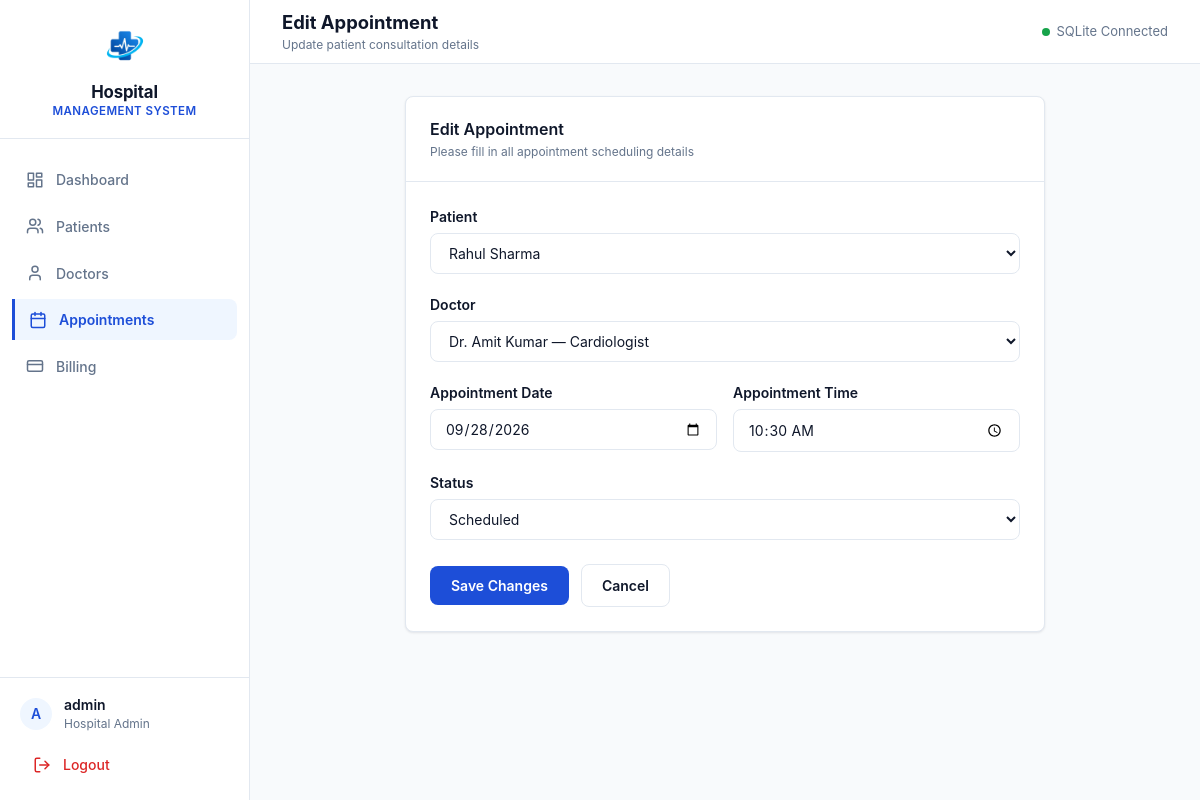
The page /appointments/3/edit (signed in) on the database its author committed.
### tables this page shows
CREATE TABLE appointments (
            appointment_id INTEGER PRIMARY KEY AUTOINCREMENT,
            patient_id INTEGER NOT NULL,
            doctor_id INTEGER NOT NULL,
            appointment_date TEXT NOT NULL,
            appointment_time TEXT NOT NULL,
            status TEXT NOT NULL,
            FOREIGN KEY (patient_id) REFERENCES patients (patient_id),
            FOREIGN KEY (doctor_id) REFERENCES doctors (doctor_id)
        );

CREATE TABLE patients (
            patient_id INTEGER PRIMARY KEY AUTOINCREMENT,
            name TEXT NOT NULL,
            age INTEGER NOT NULL,
            gender TEXT NOT NULL,
            phone TEXT NOT NULL,
            address TEXT NOT NULL
        );

CREATE TABLE doctors (
            doctor_id INTEGER PRIMARY KEY AUTOINCREMENT,
            name TEXT NOT NULL,
            specialization TEXT NOT NULL,
            phone TEXT NOT NULL
        );

### app.py (the view, shortened to what this page needs)
@app.route("/appointments/<int:appointment_id>/edit", methods=["GET", "POST"])
@login_required
def edit_appointment(appointment_id):
    database = get_database_connection()
    appointment_record = database.execute(
        """
        SELECT appointment_id, patient_id, doctor_id, appointment_date, appointment_time, status
        FROM appointments
        WHERE appointment_id = ?
        """,
        (appointment_id,),
    ).fetchone()
    if appointment_record is None:
        flash("Appointment record not found.", "error")
        return redirect(url_for("appointments"))
    patients_list, doctors_list = get_appointment_form_choices(database)
    return render_template(
        "appointment_form.html",
        form_title="Edit Appointment",
        form_subtitle="Update patient consultation details",
        form_action=url_for("edit_appointment", appointment_id=appointment_id),
        submit_button_text="Save Changes",
        form_data=dict(appointment_record),
        patients=patients_list,
        doctors=doctors_list,
    )

### app.py (called while the page is built)
def get_database_connection():
    if "database" not in g:
        g.database = sqlite3.connect(DATABASE_PATH)
        g.database.row_factory = sqlite3.Row
        g.database.execute("PRAGMA foreign_keys = ON")
    return g.database

@app.teardown_appcontext
def close_database_connection(exception=None):
    database = g.pop("database", None)
    if database is not None:
        database.close()

def login_required(view_function):
    @wraps(view_function)
    def decorated_function(*args, **kwargs):
        if "user" not in session:
            return redirect(url_for("login"))
        return view_function(*args, **kwargs)
    return decorated_function

def get_appointment_form_choices(database):
    patients_list = database.execute("""
        SELECT patient_id, name
        FROM patients
        ORDER BY name
        """).fetchall()
    doctors_list = database.execute("""
        SELECT doctor_id, name, specialization
        FROM doctors
        ORDER BY name
        """).fetchall()
    return patients_list, doctors_list

### templates/appointment_form.html (shortened to what this page needs)
{% extends "base.html" %}
{% block header_title %}{{ form_title }}{% endblock %}
{% block header_subtitle %}{{ form_subtitle }}{% endblock %}
{% block content %}
<div class="form-card-container">
  <div class="content-card">
    <div class="content-card-header">
      <div class="card-title-group">
        <h2 class="card-title">{{ form_title }}</h2>
        <p class="card-description">Please fill in all appointment scheduling details</p>
      </div>
    </div>
    <div class="content-card-body">
      <form action="{{ form_action }}" method="POST">
        <div class="form-group">
          <label for="patient_id" class="form-label">Patient</label>
          <select id="patient_id" name="patient_id" class="form-control" required>
            {% for patient in patients %}
              <option value="{{ patient.patient_id }}" {% if form_data and form_data.patient_id|string == patient.patient_id|string %}selected{% endif %}>
                {{ patient.name }}
              </option>
            {% endfor %}
          </select>
        </div>
        <div class="form-group">
          <label for="doctor_id" class="form-label">Doctor</label>
          <select id="doctor_id" name="doctor_id" class="form-control" required>
            {% for doctor in doctors %}
              <option value="{{ doctor.doctor_id }}" {% if form_data and form_data.doctor_id|string == doctor.doctor_id|string %}selected{% endif %}>
                {{ doctor.name }} — {{ doctor.specialization }}
              </option>
            {% endfor %}
          </select>
        </div>
        <div class="form-grid-2">
          <div class="form-group">
            <label for="appointment_date" class="form-label">Appointment Date</label>
            <input
              type="date"
              id="appointment_date"
              name="appointment_date"
              class="form-control"
              value="{{ form_data.appointment_date if form_data else '' }}"
              required
            >
          </div>
          <div class="form-group">
            <label for="appointment_time" class="form-label">Appointment Time</label>
            <input
              type="time"
              id="appointment_time"
              name="appointment_time"
              class="form-control"
              value="{{ form_data.appointment_time if form_data else '' }}"
              required
            >
          </div>
        </div>
        <div class="form-group">
          <label for="status" class="form-label">Status</label>
          <select id="status" name="status" class="form-control" required>
            <option value="Scheduled" {% if not form_data or form_data.status == 'Scheduled' %}selected{% endif %}>Scheduled</option>
          </select>
        </div>
        <div class="form-actions">
          <button type="submit" class="btn btn-primary">{{ submit_button_text }}</button>
          <a href="{{ url_for('appointments') }}" class="btn btn-outline">Cancel</a>
        </div>
      </form>
    </div>
  </div>
</div>
{% endblock %}

### static/css/style.css (style rules this page uses)
:root { --primary: #1d4ed8; --primary-hover: #1e40af; --primary-light: #eff6ff; --primary-border: #bfdbfe; --text-main: #0f172a; --text-muted: #64748b; --text-subtle: #94a3b8; --bg-body: #f8fafc; --bg-surface: #ffffff; --border-color: #e2e8f0; --color-success: #16a34a; --color-success-bg: #f0fdf4; --color-success-border: #bbf7d0; --color-warning: #d97706; --color-warning-bg: #fffbeb; --color-warning-border: #fde68a; --color-danger: #dc2626; --color-danger-bg: #fef2f2; --color-danger-border: #fecaca; --color-info: #0284c7; --color-info-bg: #f0f9ff; --color-info-border: #bae6fd; --radius-sm: 4px; --radius-md: 8px; --radius-lg: 12px; --shadow-sm: 0 1px 3px 0 rgba(15, 23, 42, 0.06), 0 1px 2px 0 rgba(15, 23, 42, 0.04); --shadow-md: 0 4px 6px -1px rgba(15, 23, 42, 0.08), 0 2px 4px -2px rgba(15, 23, 42, 0.05); --font-sans: -apple-system, BlinkMacSystemFont, "Segoe UI", Roboto, "Helvetica Neue", Arial, sans-serif; }
*, *::before, *::after { box-sizing: border-box; }
html, body { margin: 0; padding: 0; font-family: var(--font-sans); background-color: var(--bg-body); color: var(--text-main); line-height: 1.5; -webkit-font-smoothing: antialiased; }
a { color: var(--primary); text-decoration: none; }
.content-card { background-color: var(--bg-surface); border: 1px solid var(--border-color); border-radius: var(--radius-md); box-shadow: var(--shadow-sm); margin-bottom: 2rem; overflow: hidden; }
.content-card-header { padding: 1.25rem 1.5rem; border-bottom: 1px solid var(--border-color); display: flex; align-items: center; justify-content: space-between; }
.card-title-group { display: flex; flex-direction: column; }
.card-title { font-size: 1rem; font-weight: 600; color: var(--text-main); margin: 0; }
.card-description { font-size: 0.75rem; color: var(--text-muted); margin: 0.125rem 0 0 0; }
.content-card-body { padding: 1.5rem; }
.form-group { margin-bottom: 1.25rem; display: flex; flex-direction: column; gap: 0.375rem; }
.form-label { font-size: 0.875rem; font-weight: 600; color: var(--text-main); }
.form-control { width: 100%; padding: 0.625rem 0.875rem; border: 1px solid var(--border-color); border-radius: var(--radius-md); font-size: 0.875rem; font-family: inherit; color: var(--text-main); background-color: var(--bg-surface); transition: border-color 0.15s ease, box-shadow 0.15s ease; }
.btn { display: inline-flex; align-items: center; justify-content: center; gap: 0.5rem; padding: 0.625rem 1.25rem; border-radius: var(--radius-md); font-size: 0.875rem; font-weight: 600; font-family: inherit; cursor: pointer; border: 1px solid transparent; transition: all 0.15s ease-in-out; text-decoration: none; }
.btn-primary { background-color: var(--primary); color: #ffffff; }
.btn-outline { background-color: transparent; border-color: var(--border-color); color: var(--text-main); }
.form-card-container { max-width: 640px; margin: 0 auto; }
.form-grid-2 { display: grid; grid-template-columns: 1fr 1fr; gap: 1rem; }
.form-actions { display: flex; align-items: center; gap: 0.75rem; margin-top: 1.5rem; }

### rows shown on the page
appointments: patient_id "Rahul Sharma", doctor_id "Dr. Amit Kumar — Cardiologist", appointment_date "09/28/2026", appointment_time "10:30", status "Scheduled"

### other values the page prints
{{ session.get('user', 'Administrator') }} "admin"
{{ submit_button_text }} "Save Changes"
